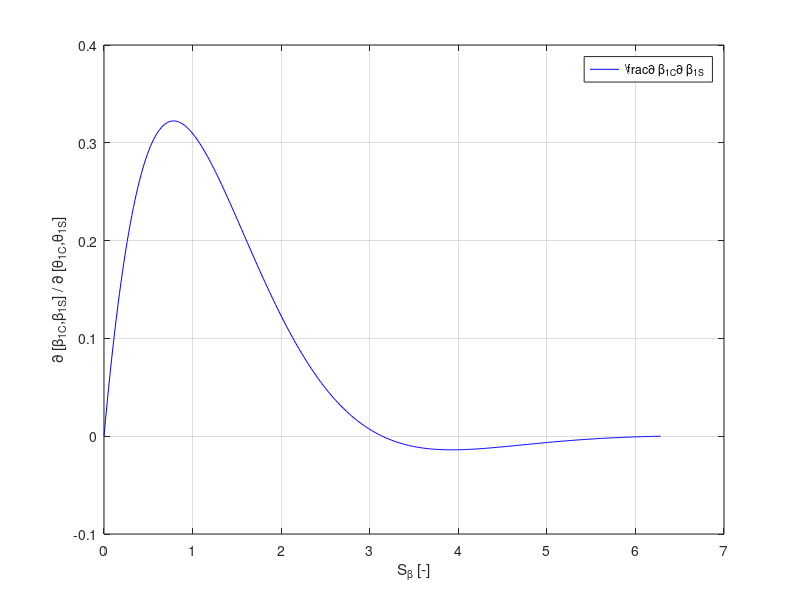

Recreate this plot in MATLAB. (Note: this script raises an error after producing the figure.)
function io = testLatexInterpreter
% This test tries to test latex interpreter generation
%

% logical check for saving figures
isave = 0;





close all
x   = linspace(0,2*pi,361);
y   = sin(x).*exp(-x);
matlabver = version;
matlabver(matlabver==' ')=[];

% This emulates setPlot
set(0,'defaulttextinterpreter','tex')
figure(1)
plot(x,y,'b-'); hold on;
xlabel('S_\beta [-]'); 
ylabel('\partial [\beta_{1C},\beta_{1S}] / \partial [\theta_{1C},\theta_{1S}]')
l=legend('\frac{\partial \beta_{1C}}{\partial \beta_{1S}}');
set(l,'interpreter','tex');
grid on;

if isave
filename1 = strcat(matlabver,'_tex.eps');
saveas(1,filename1,'epsc')
end

set(0,'defaulttextinterpreter','factory')
% This emulates unsetPlot


set(0,'defaulttextinterpreter','latex')
figure(2)
plot(x,y,'b-'); hold on;
xlabel('$$S_\beta$$ [-]'); 
ylabel('$$\partial [\beta_{1C},\beta_{1S}]$$ / $$\partial [\theta_{1C},\theta_{1S}]$$')
l=legend('$$\frac{\partial \beta_{1C}}{\partial \beta_{1S}}$$');
grid on;
set(l,'interpreter','latex')
if isave
   filename2 = strcat(matlabver,'_latex.eps');
   saveas(1,filename2,'epsc')
end

set(0,'defaulttextinterpreter','factory')


set(0,'defaulttextinterpreter','latex')
figure(3)
set(3,'defaulttextinterpreter','latex')
plot(x,y,'b-'); hold on;
xlabel('$S_\beta$ [-]'); 
ylabel('$\partial [\beta_{1C},\beta_{1S}]$ / $\partial [\theta_{1C},\theta_{1S}]$')
l=legend('$\frac{\partial \beta_{1C}}{\partial \beta_{1S}}$');
grid on;
set(l,'interpreter','latex')
if isave
   filename3 = strcat(matlabver,'_latex1.eps');
   saveas(1,filename3,'epsc')
end
set(0,'defaulttextinterpreter','factory')



io = 1;






